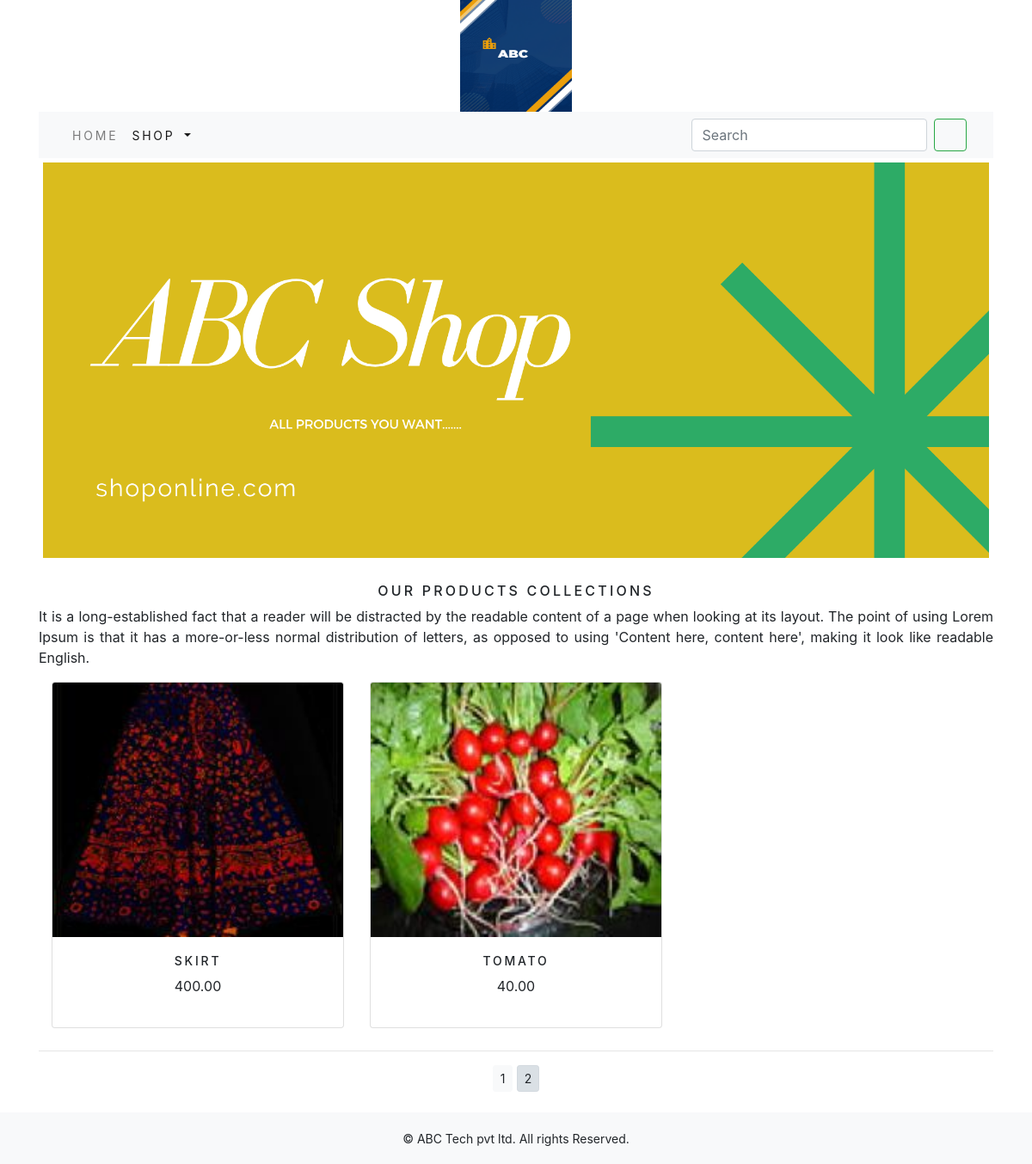
Screenshot of /shop/?page=2 with the database file from the repository.
### shop/models.py (models this page shows, shortened)
class Product(models.Model):
    name = models.CharField(max_length=250, unique=True)
    slug = models.SlugField(max_length=250, unique=True)
    description = models.TextField(blank=True)
    price=models.DecimalField(max_digits=10,decimal_places=2)
    category=models.ForeignKey(Category,on_delete=models.CASCADE)
    image = models.ImageField(upload_to='product', blank=True)
    stock=models.IntegerField()
    available=models.BooleanField(default=True)
    created=models.DateTimeField(auto_now_add=True)
    updated=models.DateTimeField(auto_now=True)
    class Meta:
        ordering = ('name',)
        verbose_name = 'product'
        verbose_name_plural = 'products'
    def get_url(self):
        return reverse('shop:proCatdetail',args=[self.category.slug,self.slug])

### shop/views.py (the view)
# urls.py: path('',views.allProdCat,name='allProdCat'),
def allProdCat(request,c_slug=None):
    c_page=None
    products_list=None
    if c_slug!=None:
        c_page=get_object_or_404(Category,slug=c_slug)
        products_list=Product.objects.all().filter(category=c_page,available=True)
    else:
        products_list=Product.objects.all().filter(available=True)
    paginator=Paginator(products_list,6)
    try:
        page=int(request.GET.get('page','1'))
    except:
        page=1
    try:
        products=paginator.page(page)
    except(EmptyPage,InvalidPage):
        products=paginator.page(paginator.num_pages)
    return render(request,'category.html',{'category':c_page,'products':products})

### cart/context_processors.py (called while the page is built)
def counter(request):
    item_count=0
    if 'admin' in request.path:
        return{}
    else:
        try:
            cart=Cart.objects.filter(cart_id=_cart_id(request))
            cart_items=CartItem.objects.all().filter(cart=cart[:1])
            for cart_item in cart_items:
                item_count += cart_item.quantity
        except Cart.DoesNotExist:
            item_count=0
    return dict(item_count=item_count)

### cart/views.py (called while the page is built)
def _cart_id(request):
    cart=request.session.session_key
    if not cart:
        cart=request.session.create()
    return  cart

### shop/context_processor.py (called while the page is built)
def menu_links(request):
    links=Category.objects.all()
    return dict(links=links)

### shop/models.py (called while the page is built)
    def get_url(self):
        return reverse('shop:products_by_category',args=[self.slug])

### templates/category.html (shortened to what this page needs)
{% extends 'base.html' %}
{% load static %}
{% block content %}
  {% if category %}
    <div class="mx_auto">
      <img class="my_image" src="{{category.image.url}}" alt="{{category.name}}">
    </div>
    <br>
    <div>
      <h1 class="text-center my_title">{{category.name}}</h1>
      <p class="text-justify">{{category.description}}</p>
    </div>
  {% else %}
    <div>
      <img class="my_image my_image_padding" src="{% static 'img/banner.png' %}" alt="Our Products" width="1200px;">
    </div>
    <br>
    <div>
      <h1 class="text-center my_title">Our Products Collections</h1>
      <p class="text-justify">It is a long-established fact that a reader will be distracted by the readable content of a page when looking at its layout. The point of using Lorem Ipsum is that it has a more-or-less normal distribution of letters, as opposed to using 'Content here, content here', making it look like readable English.</p>
    </div>
  {% endif %}
    <div class="container">
      <div class="row mx_auto">
        {% for product in products.object_list %}
          <div class="my_bottom_margin col-9 col-sm-12 col-md-4 col-lg-4">
            <div class="card text-center" style="min-width:18rem; ">
              <a href="{{product.get_url}}">
                <img src="{{product.image.url}}" class="card-img-top my_image"  alt="{{product.name}}" ></a>
              <div class="card-body">
                <h4>{{product.name}}</h4>
                <p>{{product.price}}</p>
              </div>
            </div>
          </div>
        {% endfor %}
      </div>
       </div>
      <div class="mx_auto">
        {% if products.paginator.num_pages > 1 %}
        <hr>
        <div class="text-center">
          {% for pg in products.paginator.page_range %}
          <a href="?page={{pg}}" class="btn btn-light btn-sm {% if products.number == pg %} active {% endif %}">{{pg}}</a>
          {% endfor %}
        </div>
        {% endif %}
      </div>
      <br>
{% endblock %}

### static/css/custom.css (style rules this page uses)
body { font-family: 'Roboto', sans-serif; }
.my_image { width:100%; height:auto; }
.my_title { font-size:16px; text-transform:uppercase; letter-spacing:.2em; }
.my_image_padding { padding:5px; }
.my_bottom_margin { margin-bottom:10px; }
.card-body h4 { font-size:14px; text-transform:uppercase; letter-spacing:.2em; }

### rows the page displays
Product: image (picture), name "SKIRT", price "400.00"
Product: image (picture), name "TOMATO", price "40.00"

### other values shown
{{ pg }} "1" "2"
